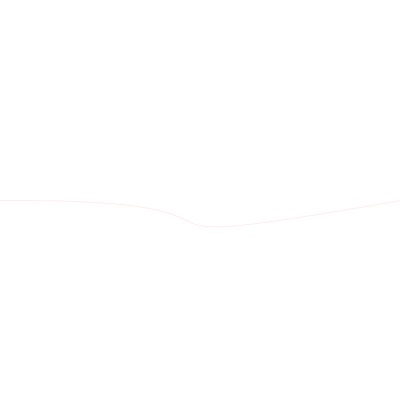
Frame 1 (no input)
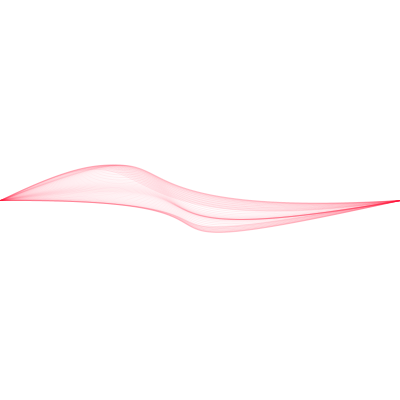
Frame 60 (the mouse pressed at the canvas centre just before this capture)
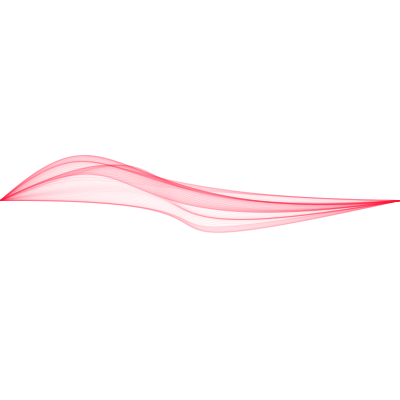
Frame 120 (the mouse held since frame 60 and released just before this capture)

The Processing sketch that drew these frames (run headless with seeded random() and noise(); from frame 60 on, the mouse is pressed at the canvas centre):

// Processing sketch: processing_177304
// ── processing_177304.pde

void setup () {
  size (400, 400);
  background (255);

}

void draw () {
  noFill();
  float t = frameCount / 90.0;
  stroke(255, 10, 50, 20);
  for (int i = 0; i<1; i ++) {
  bezier (
  0, width/2, //x1, y1 const
  noise(2,i,t)*width, noise(1,i,t)*height, //var
  noise(3,i,t)*200, noise(4,i,t)*height, //var
  width, height/2 //x2, y2 const
  );

  }
}
